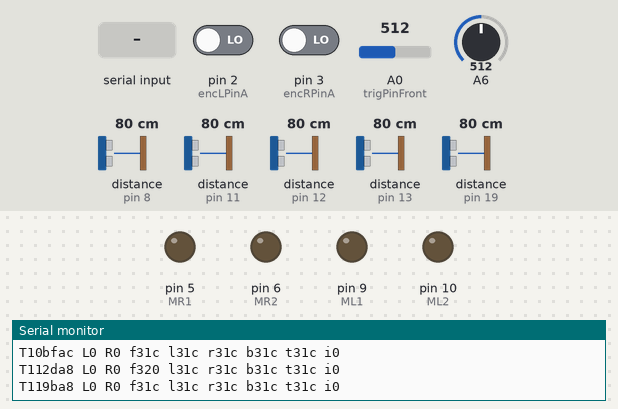
A sketch run on a simulated Arduino Uno, built with avr-gcc and run on an emulated ATmega328P. On the bench: output pins drawn as LEDs (lit = HIGH), the last lines printed to the serial monitor. Wiring (inferred from the names in the program): 5 × ultrasonic range finder: trigger pin 14, echo pin 13 / trigger pin 15, echo pin 12 / trigger pin 16, echo pin 8 / trigger pin 17, echo pin 19 / trigger pin 18, echo pin 11. Inputs (shaded band) come from the test bench; at power-on: pin 2 (encLPinA) LOW, pin 3 (encRPinA) LOW, A0 (trigPinFront) = 512, A6 = 512, distance to the obstacle (sensors on pin 8, pin 11, pin 12, pin 13, pin 19) 80 cm. The echo pulse lasts 58.3 µs per cm; pins used as bus, display or sensor lines are not drawn.

Above: at 1.2 s.
1.3 s: "L90\n" received over Serial
At 1.6 s:
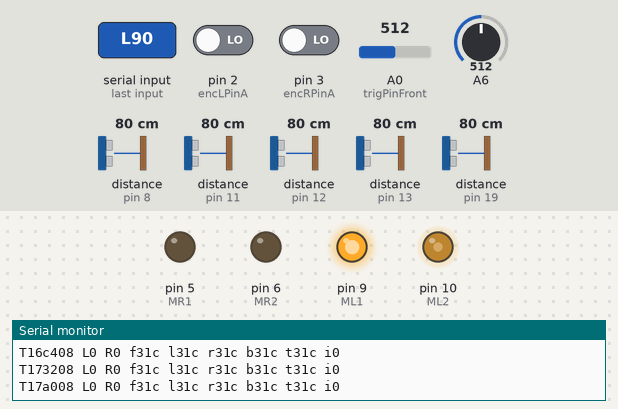
2.8 s: "R90\n" received over Serial
At 3.7 s:
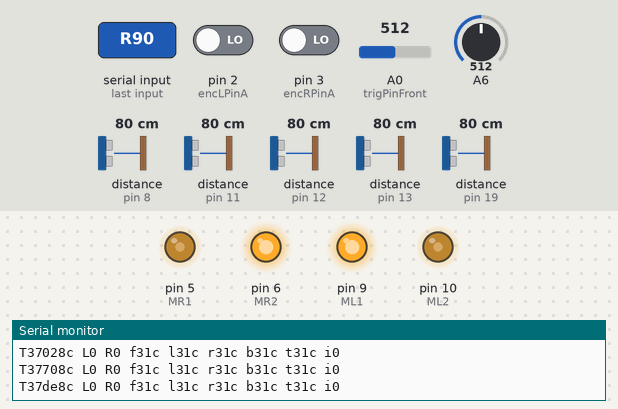
5.8 s: "L,45\n" received over Serial
At 6.7 s:
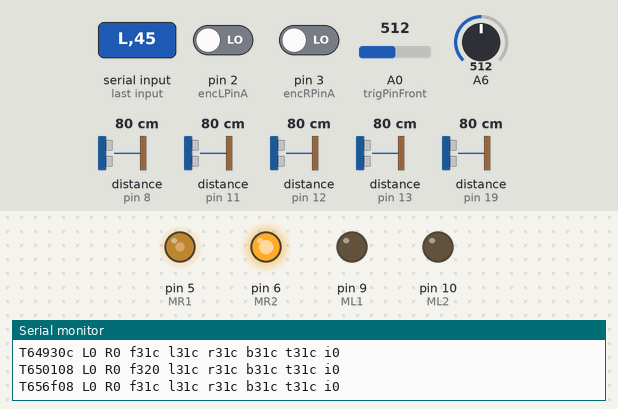
Timing chart, 0 to 8.8 s (numbered marks = the images above; inputs shaded):
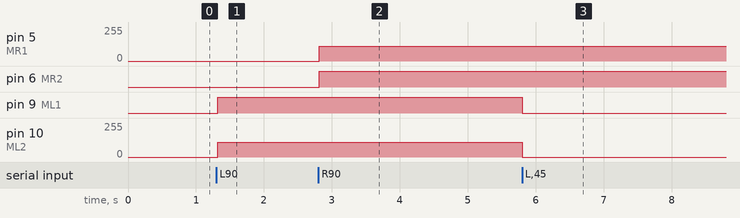

The sketch:

scout.ino
```cpp
// WORKS board v2
const char FW_VERSION[] = " v0.4.2";

// T........ time
// L........ left encoder
// R........ right encoder
// f.... forward distance cm
// l.... left distance cm
// r.... right distance cm
// b.... back distance cm
// t.... top distance cm
// I|i........ id (I == left or right encoder are tracking)
// V.... vcc
// v....?.... firmware version

const unsigned long int baud = 115200;

// Pin assignments - ultra-sound distance sensor
const byte trigPinFront = 14;
const byte echoPinFront = 13;
const byte trigPinRight = 15;
const byte echoPinRight = 12;
const byte trigPinLeft = 16;
const byte echoPinLeft = 8;
const byte trigPinBack = 17;
const byte echoPinBack = 19;
const byte trigPinTop = 18;
const byte echoPinTop = 11;

// Pin assignments - motor
const byte ML1 = 9;
const byte ML2 = 10;
const byte MR1 = 5;
const byte MR2 = 6;

// Pin assignments - motor encoder
const byte encLPinA = 2; // INT0
const byte encLPinB = 4;
const byte encRPinA = 3; // INT1
const byte encRPinB = 7;

// Hard-coded settings
const unsigned long maxDistance = 2UL; // ultra-sound sensors, meters
const word VCC_MEASUREMENT_PERIOD = 100; // report battery level
const int dly = 1;

static int vccRead (byte us =250);

void setup() {
  // TODO pinMode(13, OUTPUT); // 13==D13

  // Ultra-sound distance sensors pin setup
  pinMode(trigPinFront, OUTPUT);
  pinMode(trigPinRight, OUTPUT);
  pinMode(trigPinLeft, OUTPUT);
  pinMode(trigPinBack, OUTPUT);
  pinMode(trigPinTop, OUTPUT);

  pinMode(echoPinFront, INPUT);
  pinMode(echoPinRight, INPUT);
  pinMode(echoPinLeft, INPUT);
  pinMode(echoPinBack, INPUT);
  pinMode(echoPinTop, INPUT);

  // Clears trig pins
  digitalWrite(trigPinFront, LOW);
  digitalWrite(trigPinLeft, LOW);
  digitalWrite(trigPinRight, LOW);
  digitalWrite(trigPinBack, LOW);
  digitalWrite(trigPinTop, LOW);

  // Clears echo pins
  digitalWrite(echoPinFront, LOW);
  digitalWrite(echoPinLeft, LOW);
  digitalWrite(echoPinRight, LOW);
  digitalWrite(echoPinBack, LOW);
  digitalWrite(echoPinTop, LOW);

  // Motors pin setup
  pinMode(ML1, OUTPUT);
  pinMode(ML2, OUTPUT);
  pinMode(MR1, OUTPUT);
  pinMode(MR2, OUTPUT);
  //pinMode(LED_BUILTIN, OUTPUT);
  // IN1 IN2
  // H   H   Short brake
  // L   H   CCW
  // H   L   CW
  // L   L   Stop (high impedance)
  setMotorSpeed(false, 0);
  setMotorSpeed(true, 0);

  // Motor encoder pin setup
  pinMode(encLPinA, INPUT);
  //digitalWrite(encLPinA, HIGH);
  pinMode(encLPinB, INPUT);
  //digitalWrite(encLPinB, HIGH);
  attachInterrupt(digitalPinToInterrupt(encLPinA),
    encMLt, CHANGE);

  pinMode(encRPinA, INPUT);
  //digitalWrite(encRPinA, HIGH);
  pinMode(encRPinB, INPUT);
  //digitalWrite(encRPinB, HIGH);
  attachInterrupt(digitalPinToInterrupt(encRPinA),
    encMRt, CHANGE);

  Serial.begin(baud);
}

word vccMeasurementCounter = 1;
volatile long int encL = 0, encR = 0;
long int encLTgt = 0, encRTgt = 0;
boolean encLTrack = false, encRTrack = false;
boolean encLBrake = false, encRBrake = false;
boolean encLTrackUp = true, encRTrackUp = true;
unsigned long int id = 0;

/*
void loop() {

  parseSerial();

  Serial.print("T");
  Serial.print(micros(), HEX);

  Serial.print(" L");
  Serial.print(encL, HEX); // TODO copy volatile var?

  Serial.print(" R");
  Serial.print(encR, HEX);

  unsigned int distance;
  distance = measureDistance(trigPinFront, echoPinFront);
  Serial.print(" f");
  Serial.print(distance, HEX);

  distance = measureDistance(trigPinLeft, echoPinLeft);
  Serial.print(" l");
  Serial.print(distance, HEX);

  distance = measureDistance(trigPinRight, echoPinRight);
  Serial.print(" r");
  Serial.print(distance, HEX);

  distance = measureDistance(trigPinBack, echoPinBack);
  Serial.print(" b");
  Serial.print(distance, HEX);

  distance = measureDistance(trigPinTop, echoPinTop);
  Serial.print(" t");
  Serial.print(distance, HEX);

  checkEncLDone();
  checkEncRDone();

  Serial.print((encLTrack || encRTrack) ? " I" : " i");
  Serial.print(id, HEX);

  vccMeasurementCounter = vccMeasurementCounter - 1;
  if (vccMeasurementCounter == 0) {
    vccMeasurementCounter = VCC_MEASUREMENT_PERIOD;
    analogRead(0);
    Serial.print(" V");
    Serial.print(vccRead(), HEX);
    Serial.print(FW_VERSION);
  }

  Serial.println();
  delay(dly);
}
*/

static void executeCmd(const char cmd, const long arg) {
  switch(cmd) {
    case 'i':
      id = arg;
      break;
    case 'L':
      setMotorSpeed(false, arg);
      break;
    case 'R':
      setMotorSpeed(true, arg);
      break;
    //case 'M':
    //  setMotorSpeed(false, arg);
    //  setMotorSpeed(true, arg);
    //  break;
    case 'g':
    case 'G':
      // Set encoder target, starting value, start tracking
      if (arg == 0) {
        encLTrack = false;
        break;
      }
      encLTgt = encL + arg;
      encLTrackUp = (arg > 0);
      encLTrack = true;
      encLBrake = (cmd == 'G');
      break;
    case 'h':
    case 'H':
      if (arg == 0) {
        encRTrack = false;
        break;
      }
      encRTgt = encR + arg;
      encRTrackUp = (arg > 0);
      encRTrack = true;
      encRBrake = (cmd == 'H');
      break;
  }
}

char cmd = 0;
long cmdArg = 0;
static void parseSerial() {
  while(Serial.available() > 0) {
    const char c = Serial.read();
    switch(c) {
      case 'L':
      case 'R':
      //case 'M':
      case 'g':
      case 'G':
      case 'h':
      case 'H':
      case 'i':
        cmd = c;
        cmdArg = 0;
        break;
      default:
        if (c >= '0' && c <= '9') {
          cmdArg = (cmdArg << 4) + c - '0';
        } else if (c >= 'a' && c <= 'f') {
          cmdArg = (cmdArg << 4) + c - 'a' + 10;
        } else {
          if (cmd != 0) {
            executeCmd(cmd, cmdArg);
            cmd = 0;
          }
        }
    }
  }
}

const unsigned long maxDuration = (maxDistance*2*1000*1000)/343;
word measureDistance(const byte trigPin, const byte echoPin) {
  // Sets the trigPin on HIGH state for 10 micro seconds
  digitalWrite(trigPin, HIGH);
  delayMicroseconds(10);
  digitalWrite(trigPin, LOW);

  // Reads the echoPin, returns the sound wave travel time in microseconds
  unsigned long duration = pulseInLong(echoPin, HIGH, maxDuration);

  if (duration == 0) {
    pinMode(echoPin, OUTPUT);
    delayMicroseconds(30); // magic number 20...30
    pinMode(echoPin, INPUT);
    return 0;
  }

  // Calculating the distance
  word distance =  (duration*343)/2000; // duration*0.0343/2;
  return distance;
}

static void setMotorSpeed(const boolean rightMotor, const int speed) {
  const byte in1 = rightMotor ? MR2 : ML1;
  const byte in2 = rightMotor ? MR1 : ML2;
  if (speed == 0) {
    digitalWrite(in1, LOW);
    digitalWrite(in2, LOW);
  } else if (speed > 0 && speed <= 255) {
    digitalWrite(in1, HIGH);
    analogWrite(in2, 255-speed);
  } else if (speed < -255) {
    digitalWrite(in1, HIGH);
    digitalWrite(in2, HIGH);
  } else if (speed < 0) {
    digitalWrite(in2, HIGH);
    analogWrite(in1, 255+speed);
  }
}

inline static int stopSpeed(bool brake) {
  return brake ? 0x8000 : 0;
}

inline static void checkEncLDone() {
  if (!encLTrack)
    return;
  encLTrack = encLTrackUp ? (encL < encLTgt) : (encL > encLTgt);
  // stop
  if (!encLTrack)
    setMotorSpeed(false, stopSpeed(encLBrake));
}

inline static void checkEncRDone() {
  if (!encRTrack)
    return;
  encRTrack = encRTrackUp ? (encR < encRTgt) : (encR > encRTgt);
  // stop
  if (!encRTrack)
    setMotorSpeed(true, stopSpeed(encRBrake));
}

static int vccRead (byte us) {
  analogRead(6);
  bitSet(ADMUX, 3);
  delayMicroseconds(us);
  bitSet(ADCSRA, ADSC);
  while (bit_is_set(ADCSRA, ADSC));
  word x = ADC;
  return x ? (1100L * 1023) / x : -1;
}

static void encMLt() {
  // If pinA and pinB are both high or both low, it is spinning
  // forward. If they're different, it's going backward.
  //byte pins = PIND;
  if (digitalRead(encLPinA) == digitalRead(encLPinB))
    encL--;
  else
    encL++;
}

static void encMRt() {
  // If pinA and pinB are both high or both low, it is spinning
  // forward. If they're different, it's going backward.
  //byte pins = PIND;
  if (digitalRead(encRPinA) == digitalRead(encRPinB))
    encR++;
  else
    encR--;
}

void loop() {

  parseSerial();

  String s =
    "T" + String(micros(), HEX) +
    " L" + String(encL, HEX) +
    " R" + String(encR, HEX);

  unsigned int distance;
  distance = measureDistance(trigPinFront, echoPinFront);
  s = s + " f" + String(distance, HEX);

  distance = measureDistance(trigPinLeft, echoPinLeft);
  s = s + " l" + String(distance, HEX);

  distance = measureDistance(trigPinRight, echoPinRight);
  s = s + " r" + String(distance, HEX);

  distance = measureDistance(trigPinBack, echoPinBack);
  s = s + " b" + String(distance, HEX);

  distance = measureDistance(trigPinTop, echoPinTop);
  s = s + (" t") + String(distance, HEX);

  checkEncLDone();
  checkEncRDone();

  s = s + ((encLTrack || encRTrack) ? " I" : " i") + String(id, HEX);

  vccMeasurementCounter = vccMeasurementCounter - 1;
  if (vccMeasurementCounter == 0) {
    vccMeasurementCounter = VCC_MEASUREMENT_PERIOD;
    analogRead(0);
    s = s + " V" + String(vccRead(), HEX) + String(FW_VERSION);
  }

  Serial.println(s);
  //delay(dly);
}
```

Measured:
- after the input at 1.3 s, pin 9 (ML1): LOW → HIGH at once; pin 10 (ML2): 0/255 → 111/255 at once
- after the input at 2.8 s, pin 5 (MR1): 0/255 → 111/255 at once; pin 6 (MR2): LOW → HIGH at once
- after the input at 5.8 s, pin 9 (ML1): HIGH → LOW at once; pin 10 (ML2): 111/255 → 0/255 at once
